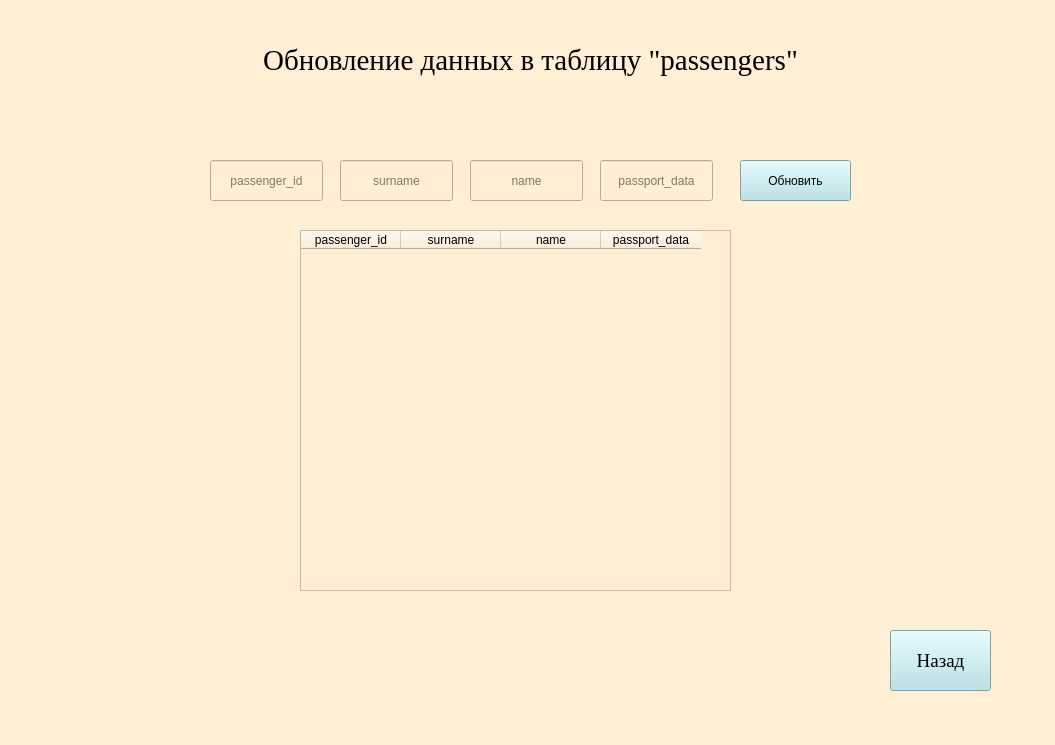
<?xml version="1.0" encoding="UTF-8"?>
<ui version="4.0">
 <class>MainWindow</class>
 <widget class="QMainWindow" name="MainWindow">
  <property name="geometry">
   <rect>
    <x>0</x>
    <y>0</y>
    <width>1055</width>
    <height>745</height>
   </rect>
  </property>
  <property name="windowTitle">
   <string>Добавление записей</string>
  </property>
  <property name="styleSheet">
   <string notr="true">background-color: rgb(255, 239, 213)</string>
  </property>
  <widget class="QWidget" name="centralwidget">
   <widget class="QPushButton" name="back">
    <property name="geometry">
     <rect>
      <x>890</x>
      <y>630</y>
      <width>101</width>
      <height>61</height>
     </rect>
    </property>
    <property name="font">
     <font>
      <family>Times New Roman</family>
      <pointsize>14</pointsize>
     </font>
    </property>
    <property name="styleSheet">
     <string notr="true">background-color: rgb(176, 224, 230)</string>
    </property>
    <property name="text">
     <string>Назад</string>
    </property>
   </widget>
   <widget class="QLabel" name="label">
    <property name="geometry">
     <rect>
      <x>0</x>
      <y>30</y>
      <width>1061</width>
      <height>61</height>
     </rect>
    </property>
    <property name="font">
     <font>
      <family>Times New Roman</family>
      <pointsize>22</pointsize>
     </font>
    </property>
    <property name="text">
     <string>Обновление данных в таблицу &quot;passengers&quot;</string>
    </property>
    <property name="alignment">
     <set>Qt::AlignCenter</set>
    </property>
   </widget>
   <widget class="QLineEdit" name="lineEdit">
    <property name="geometry">
     <rect>
      <x>210</x>
      <y>160</y>
      <width>113</width>
      <height>41</height>
     </rect>
    </property>
    <property name="alignment">
     <set>Qt::AlignCenter</set>
    </property>
    <property name="placeholderText">
     <string>passenger_id</string>
    </property>
   </widget>
   <widget class="QLineEdit" name="lineEdit_2">
    <property name="geometry">
     <rect>
      <x>340</x>
      <y>160</y>
      <width>113</width>
      <height>41</height>
     </rect>
    </property>
    <property name="alignment">
     <set>Qt::AlignCenter</set>
    </property>
    <property name="placeholderText">
     <string>surname</string>
    </property>
   </widget>
   <widget class="QLineEdit" name="lineEdit_3">
    <property name="geometry">
     <rect>
      <x>470</x>
      <y>160</y>
      <width>113</width>
      <height>41</height>
     </rect>
    </property>
    <property name="alignment">
     <set>Qt::AlignCenter</set>
    </property>
    <property name="placeholderText">
     <string>name</string>
    </property>
   </widget>
   <widget class="QLineEdit" name="lineEdit_6">
    <property name="geometry">
     <rect>
      <x>600</x>
      <y>160</y>
      <width>113</width>
      <height>41</height>
     </rect>
    </property>
    <property name="alignment">
     <set>Qt::AlignCenter</set>
    </property>
    <property name="placeholderText">
     <string>passport_data</string>
    </property>
   </widget>
   <widget class="QPushButton" name="ok">
    <property name="geometry">
     <rect>
      <x>740</x>
      <y>160</y>
      <width>111</width>
      <height>41</height>
     </rect>
    </property>
    <property name="styleSheet">
     <string notr="true">background-color: rgb(176, 224, 230)</string>
    </property>
    <property name="text">
     <string>Обновить</string>
    </property>
   </widget>
   <widget class="QTableWidget" name="tableWidget">
    <property name="geometry">
     <rect>
      <x>300</x>
      <y>230</y>
      <width>431</width>
      <height>361</height>
     </rect>
    </property>
    <column>
     <property name="text">
      <string>passenger_id</string>
     </property>
    </column>
    <column>
     <property name="text">
      <string>surname</string>
     </property>
    </column>
    <column>
     <property name="text">
      <string>name</string>
     </property>
    </column>
    <column>
     <property name="text">
      <string>passport_data</string>
     </property>
    </column>
   </widget>
  </widget>
 </widget>
 <resources/>
 <connections/>
</ui>
